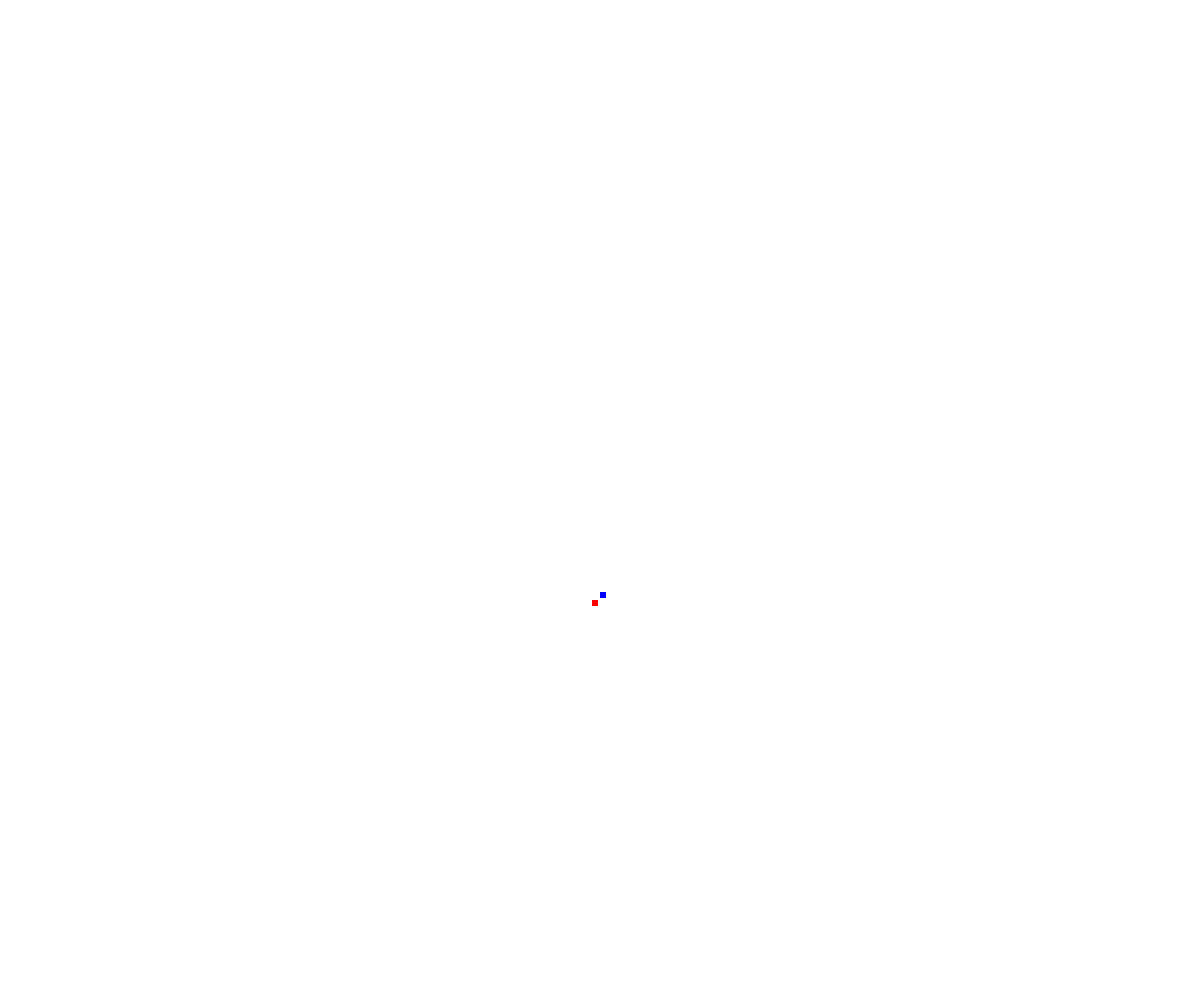
Frame 1 (no input)
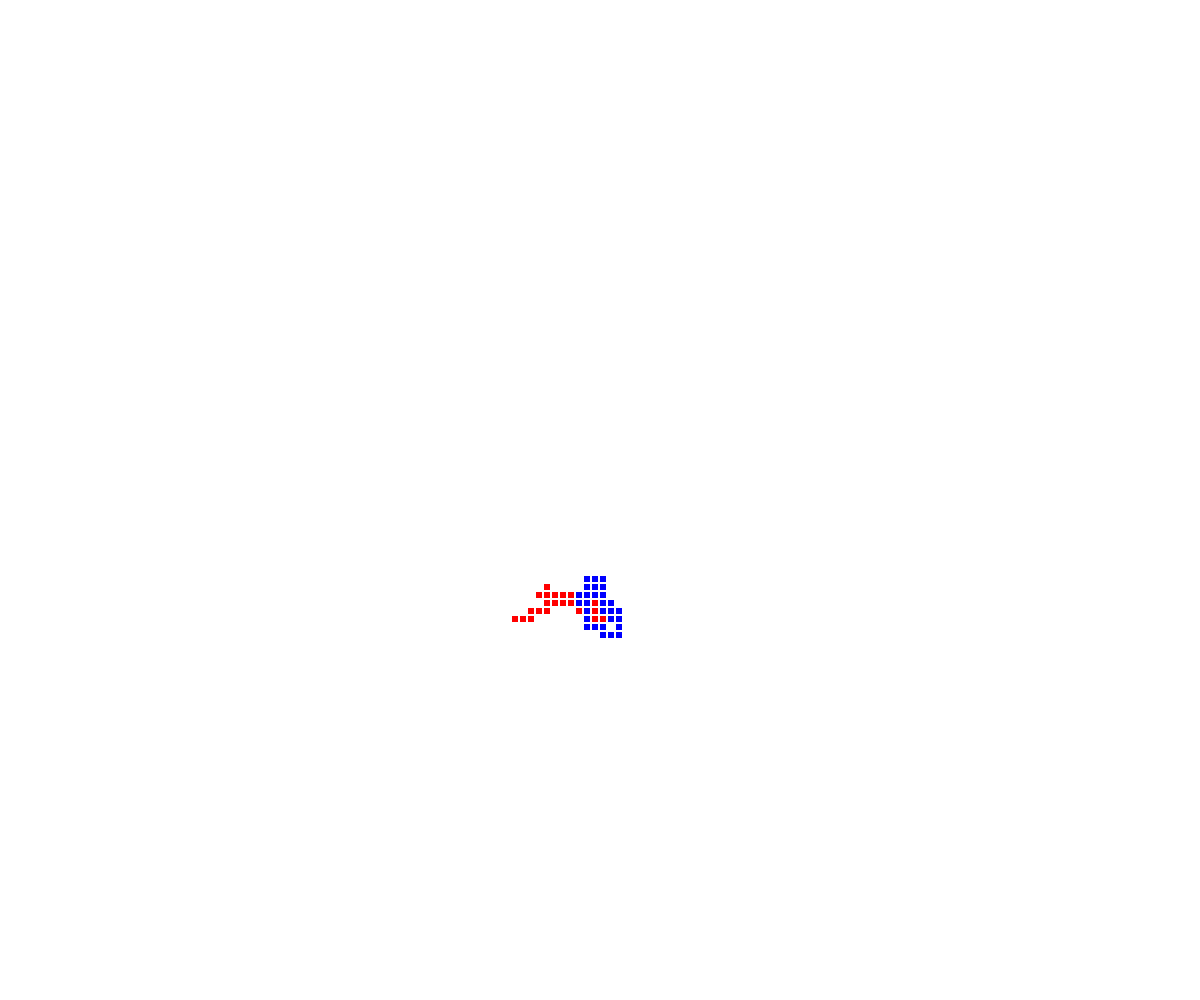
Frame 60 (no input)
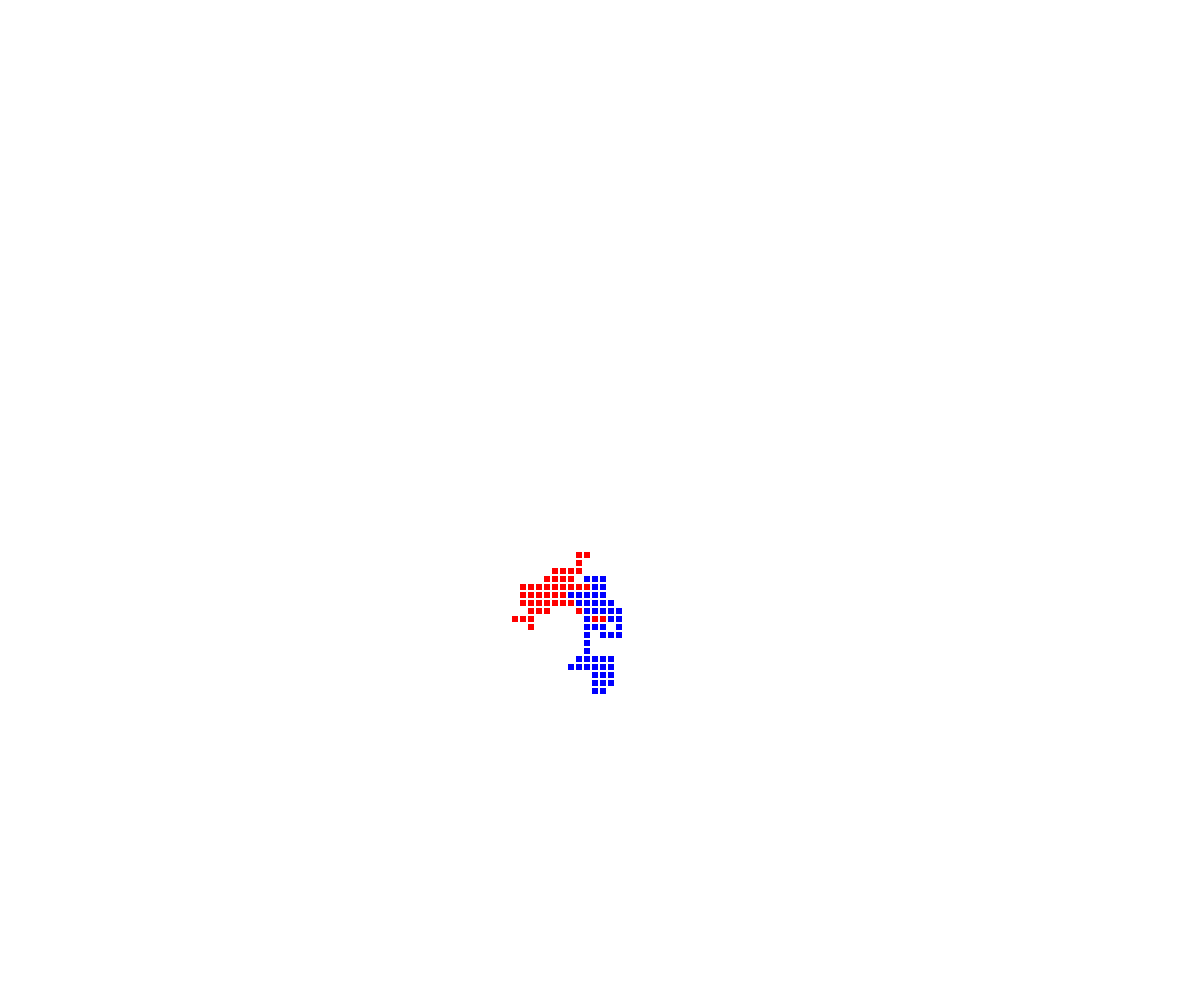
Frame 120 (the mouse pressed at the canvas centre since frame 60)

The p5.js sketch that drew these frames (run headless with seeded random() and noise() and a simulated clock; from frame 60 on, the mouse is pressed at the canvas centre):

// p5.js sketch
// ── sketch.js
// Walker oop demo

class Walker {
  constructor(x,y,theColor) {
    this.x=x;
    this.y=y;
    this.speed=8;
    this.radius=3;
    this.color=theColor;
  }

  display() {
    fill(this.color);
    square(this.x,this.y,this.radius*2);
  }

  move() {
    let choice = random(0,100);
    if (choice<25) {
      this.y-=this.speed;
    }
    else if (choice<50) {
      this.y+=this.speed;
    }
    else if (choice<75) {
      this.x-=this.speed;
    }
    else {
      this.x+=this.speed;
    }
  }
}

let luc;
let michael;

function setup() {
  noStroke();
  createCanvas(windowWidth, windowHeight);
  luc = new Walker(width/2,width/2,"red");
  michael = new Walker(width/2,width/2,"blue");
}

function draw() {
  luc.move();
  michael.move();
  luc.display();
  michael.display();
}
